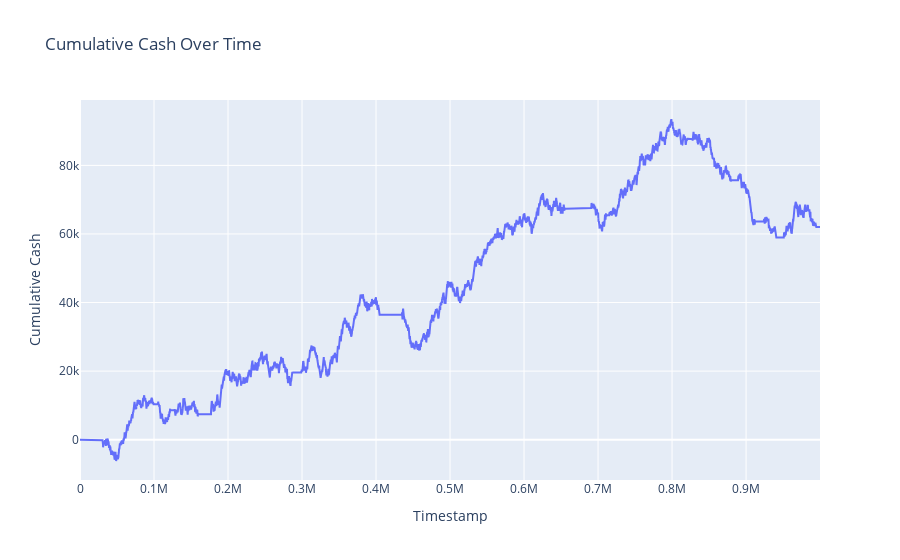

Notebook cell for this chart:
### Code cell
import plotly.graph_objects as go

# Create the plot
fig = go.Figure()

# Add the CUMULATIVE_CASH line
fig.add_trace(go.Scatter(x=df_fairs['timestamp'], y=df_fairs['PNL'],
                         mode='lines', name='Cum'))

# Update the layout
fig.update_layout(title='Cumulative Cash Over Time',
                  xaxis_title='Timestamp',
                  yaxis_title='Cumulative Cash')

# Display the plot
fig.show()

### Figure 1 — Plotly figure (JSON) as saved in the notebook; plotly's stock layout.template omitted (floating-point values rounded to 4 significant figures; data arrays with more than 128 entries replaced by an {"elided": "..."} marker saying what was removed)
{"data": [{"mode": "lines", "name": "Cum", "type": "scatter", "x": {"elided": "10000 int values"}, "y": {"elided": "10000 float values"}}], "layout": {"title": {"text": "Cumulative Cash Over Time"}, "xaxis": {"title": {"text": "Timestamp"}}, "yaxis": {"title": {"text": "Cumulative Cash"}}}}
